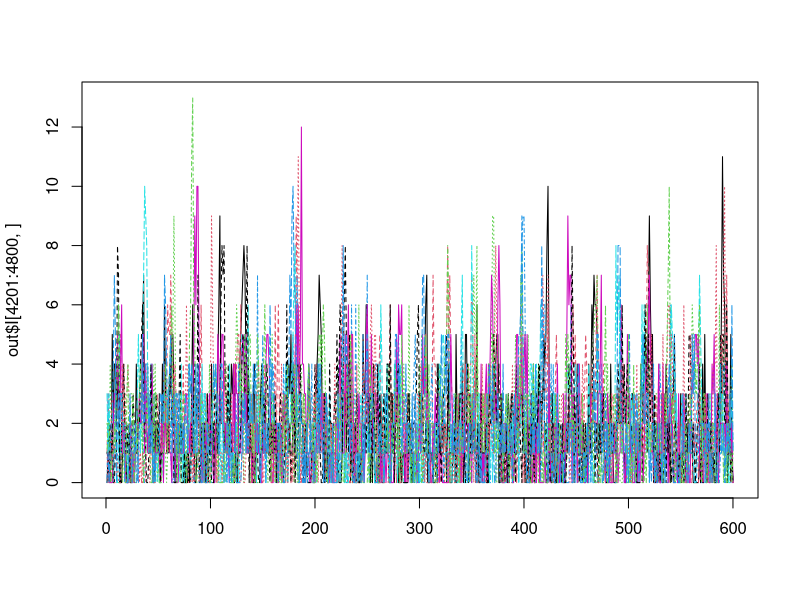

Generate this figure with R:
# Stochastic version
# SIRstep<-function(S,I,beta,births,migration,mortalityrate){
# 	#browser()
# 	It<-rbinom(1,S,1-exp(-beta*I^.95))+rpois(1,migration)
# 	St<-S-It-floor(mortalityrate*S)+floor(births)
# 	return(list(S=St,I=It))
# 	}
# Deterministic version
# SIRstep<-function(S,I,beta,births,migration,mortalityrate){
# 	#browser()
# 	It<-min(S,S*(1-exp(-beta*I^.95)))+migration
# 	St<-S-It-mortalityrate*S+births
# 	return(list(S=St,I=It))
# 	}

SIRstep <- function(S, I, Beta, births, migration, mortalityrate) {
  # browser()
  It <- min(S, Beta * S * I^.95) + migration
  St <- S + births - It - mortalityrate * S
  return(list(S = St, I = It))
}
SIRrun <- function(S.init, I.init, beta, years, births, migration, mortalityrate) {
  # beta is specified as a vector of values for each "biweek",
  beta <- rep(beta, years)
  Susc <- S.init
  Infect <- I.init
  timesteps <- 26 * years
  for (i in 1:timesteps) {
    out <- SIRstep(Susc[i], Infect[i], beta[i], births, migration, mortalityrate)
    Susc <- c(Susc, out$S)
    Infect <- c(Infect, out$I)
    # cat(out$I,".\n")
    if (!is.finite(out$I)) {
      break
    }
    # if(out$I==0){break}
  }
  # browser()
  return(list(S = Susc, I = Infect))
}

# beta<-source("/Users/mattferrari/Documents/Current Projects/MSF Measles/Measles_Dynamics_ms/Seasonality/MCMC(new)/niamey/niamey_beta.q")$value


SIRstep <- function(S, I, beta, births, migration, mortalityrate) {
  # browser()
  It <- rbinom(1, S, 1 - exp(-beta * I^.95)) + rpois(1, migration) + rpois(1, 1) # migration + extra random introduction external to metapop
  # It<-min(S,S*(1-exp(-beta*I^.95)))+migration
  St <- S - It - floor(mortalityrate * S) + floor(births)
  return(list(S = St, I = It))
}

SIRmeta <- function(S.init, I.init, beta, coupling, scaling, timesteps, births, mortalityrate) {
  Npatches <- length(S.init)
  Susc <- matrix(S.init, nrow = 1)
  Infect <- matrix(I.init, nrow = 1)
  beta.max <- max(beta)
  beta <- beta / beta.max
  beta <- beta^matrix(scaling, nrow = dim(beta)[1], ncol = Npatches, byrow = T)
  beta <- beta.max * beta
  for (i in 2:timesteps) {
    # browser()
    Susc.tmp <- numeric(0)
    Infect.tmp <- numeric(0)
    for (j in 1:Npatches) {
      tmp <- ceiling(24 + 24 * (i / 24 - ceiling(i / 24)))
      beta.i <- runif(1, beta[tmp, j] * .75, beta[tmp, j] * 1.25)
      # browser()
      I.ext <- sum(Infect[i - 1, -j])
      ifelse(I.ext > 0, migr <- min(10, rpois(1, coupling[j, -j] * I.ext)), migr <- 0)
      ifelse(runif(1) > .9, migr <- migr, migr <- 0)
      # browser()
      out.tmp <- SIRstep(Susc[i - 1, j], Infect[i - 1, j], beta.i, births[j], mortalityrate[j], migration = migr)
      Susc.tmp <- c(Susc.tmp, out.tmp$S)
      Infect.tmp <- c(Infect.tmp, out.tmp$I)
      cat(i, "-", j, ".\n")
    }
    Susc <- rbind(Susc, Susc.tmp)
    Infect <- rbind(Infect, Infect.tmp)
    # browser()
    if (sum(Infect.tmp) == 0) {
      break
    }
  }
  return(list(S = Susc, I = Infect))
}


n.patches <- 10

N.init <- 1e7 + rpois(n.patches, 100)
ppn_atrisk <- .4
ppn_vacc <- .95
S.init <- floor(N.init * ppn_atrisk * (1 - ppn_vacc))
############################################
# Birth and death rate based on CIA factbook values
#
b_rate <- rep(0.3 * 0.88 * (50.73 / 24) * (N.init / 1000), n.patches) # vaccinated births
m_rate <- rep((20.91 / 24) / 1000, n.patches)

############################################
# beta <- rep(1e-5,24)
beta <- rep(c(.5e-5, 1e-5, 1.5e-5, 1.5e-5, 1e-5, .5e-5), each = 4) * .007 # seasonal transmission rate
beta.sim <- matrix(smooth.spline(beta)$y, nrow = 24, ncol = n.patches, byrow = F) # make transmission rate smooth, apply to all locations

I.init <- 100 + rpois(n.patches, 3)
years <- 200
Tmax <- 24 * years
coupling <- matrix(0.01, n.patches, n.patches)

out <- SIRmeta(S.init, I.init, beta = beta.sim, coupling = coupling, scaling = 1, timesteps = 24 * years, births = b_rate, mortalityrate = m_rate)
# plot(out$I[4201:4800],type="l")
matplot(out$I[4201:4800, ], type = "l")